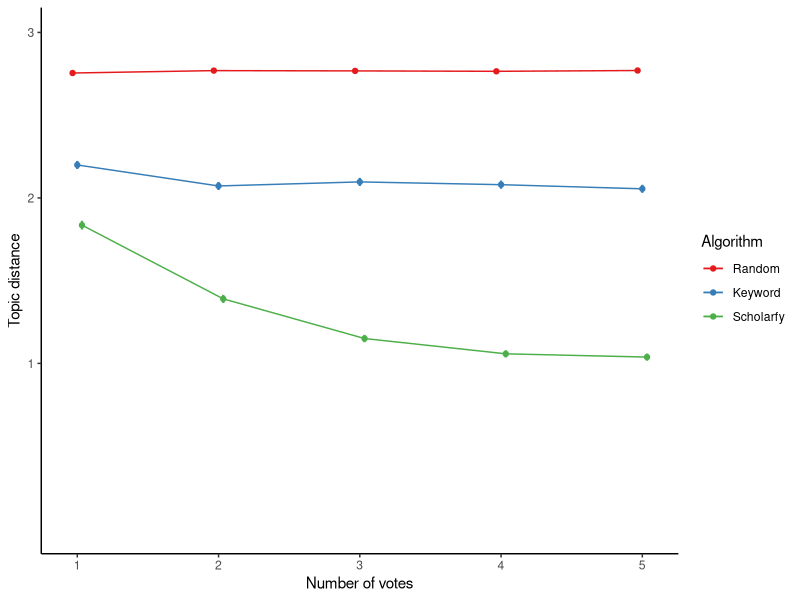

Write R code to recreate this figure.
library(ggplot2)
library(reshape2)
library(ggthemes)
library(scales)
library(grid)
library(plyr)

plot_theme <- theme_classic() +
  theme(text = element_text(size = 20), 
        axis.title.x = element_text(vjust = -1, face = 'bold'), 
        axis.title.y = element_text(vjust = 2, face = 'bold'), 
        plot.margin =  (unit(c(2, 2, 2, 2), "cm")),
        legend.position = c(1, 0), legend.justification = c(1, 0))


mean_point <- stat_summary(fun.y = 'mean', geom = 'point', position = position_dodge(width = 0.1))
mean_line <- stat_summary(fun.y = 'mean', geom = 'line', position = position_dodge(width = 0.1))
se_error <- stat_summary(fun.data = 'mean_se', geom = 'errorbar', width = 0.05, position = position_dodge(width = 0.1))

experiments <- melt(read.csv('data//poster_node_distance.csv'),
                   id.vars = c('poster_number', 'number_recommend'))

experiments$variable <- revalue(experiments$variable, 
                                c("avg_node_distance"="Scholarfy",
                                "avg_node_distance_kw"="Keyword",
                                "avg_random"="Random"))

experiments$variable <- factor(experiments$variable, 
                               c('Random', 'Keyword', 'Scholarfy'))

pdf('figures/performance_vs_votes.pdf', width=5, height=3)
ggplot(experiments, 
       aes(x = number_recommend, y = value, color = variable)) + 
  mean_point + 
  mean_line + 
  se_error + 
  theme_classic() +
  scale_y_continuous(breaks = c(1, 2, 3)) + 
  coord_cartesian(ylim = c(0, 3)) +
  scale_color_brewer(palette = 6, type = 'qual', name = 'Algorithm') + 
  ylab('Topic distance') +
  xlab('Number of votes')  
dev.off()